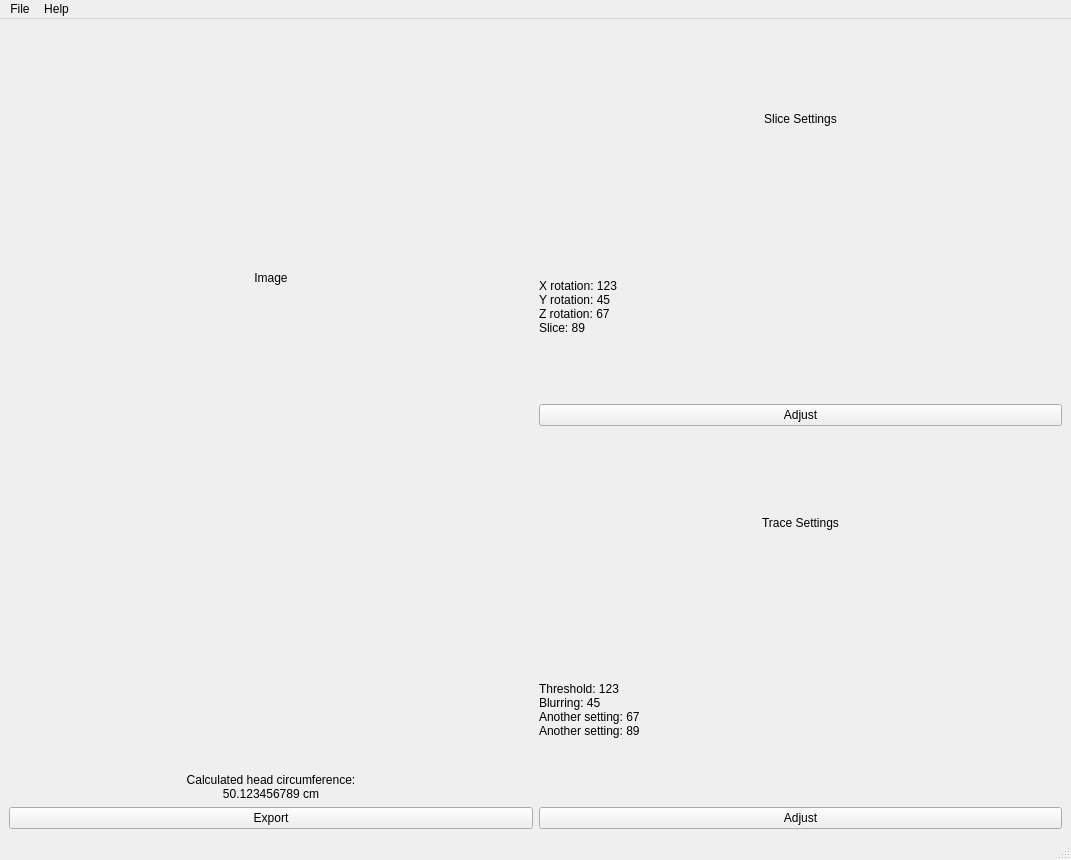
<?xml version="1.0" encoding="UTF-8"?>
<ui version="4.0">
 <class>MainWindow</class>
 <widget class="QMainWindow" name="MainWindow">
  <property name="geometry">
   <rect>
    <x>0</x>
    <y>0</y>
    <width>1071</width>
    <height>860</height>
   </rect>
  </property>
  <property name="windowTitle">
   <string>MainWindow</string>
  </property>
  <widget class="QWidget" name="centralwidget">
   <layout class="QHBoxLayout" name="horizontalLayout">
    <item>
     <layout class="QVBoxLayout" name="verticalLayout">
      <item>
       <widget class="QLabel" name="image">
        <property name="minimumSize">
         <size>
          <width>0</width>
          <height>500</height>
         </size>
        </property>
        <property name="text">
         <string>Image</string>
        </property>
        <property name="scaledContents">
         <bool>true</bool>
        </property>
        <property name="alignment">
         <set>Qt::AlignCenter</set>
        </property>
       </widget>
      </item>
      <item>
       <spacer name="verticalSpacer">
        <property name="orientation">
         <enum>Qt::Vertical</enum>
        </property>
        <property name="sizeHint" stdset="0">
         <size>
          <width>20</width>
          <height>40</height>
         </size>
        </property>
       </spacer>
      </item>
      <item>
       <widget class="QLabel" name="circumference_text">
        <property name="text">
         <string>Calculated head circumference:
50.123456789 cm</string>
        </property>
        <property name="alignment">
         <set>Qt::AlignCenter</set>
        </property>
       </widget>
      </item>
      <item>
       <widget class="QPushButton" name="export_button">
        <property name="text">
         <string>Export</string>
        </property>
       </widget>
      </item>
     </layout>
    </item>
    <item>
     <layout class="QVBoxLayout" name="verticalLayout_2">
      <item>
       <widget class="QLabel" name="slice_settings_label">
        <property name="text">
         <string>Slice Settings</string>
        </property>
        <property name="alignment">
         <set>Qt::AlignCenter</set>
        </property>
       </widget>
      </item>
      <item>
       <widget class="QLabel" name="slice_settings_text">
        <property name="text">
         <string>X rotation: 123
Y rotation: 45
Z rotation: 67
Slice: 89</string>
        </property>
       </widget>
      </item>
      <item>
       <widget class="QPushButton" name="adjust_slice_button">
        <property name="text">
         <string>Adjust</string>
        </property>
       </widget>
      </item>
      <item>
       <widget class="QLabel" name="trace_settings_label">
        <property name="text">
         <string>Trace Settings</string>
        </property>
        <property name="alignment">
         <set>Qt::AlignCenter</set>
        </property>
       </widget>
      </item>
      <item>
       <widget class="QLabel" name="trace_settings_text">
        <property name="text">
         <string>Threshold: 123
Blurring: 45
Another setting: 67
Another setting: 89</string>
        </property>
       </widget>
      </item>
      <item>
       <widget class="QPushButton" name="adjust_trace_button">
        <property name="text">
         <string>Adjust</string>
        </property>
       </widget>
      </item>
     </layout>
    </item>
   </layout>
  </widget>
  <widget class="QMenuBar" name="menubar">
   <property name="geometry">
    <rect>
     <x>0</x>
     <y>0</y>
     <width>1071</width>
     <height>22</height>
    </rect>
   </property>
   <widget class="QMenu" name="menu_file">
    <property name="title">
     <string>File</string>
    </property>
    <addaction name="action_open"/>
   </widget>
   <widget class="QMenu" name="menu_help">
    <property name="title">
     <string>Help</string>
    </property>
   </widget>
   <addaction name="menu_file"/>
   <addaction name="menu_help"/>
  </widget>
  <widget class="QStatusBar" name="statusbar"/>
  <action name="action_open">
   <property name="text">
    <string>Open</string>
   </property>
  </action>
  <action name="action_documentation">
   <property name="text">
    <string>Documentation</string>
   </property>
  </action>
 </widget>
 <resources/>
 <connections/>
</ui>
